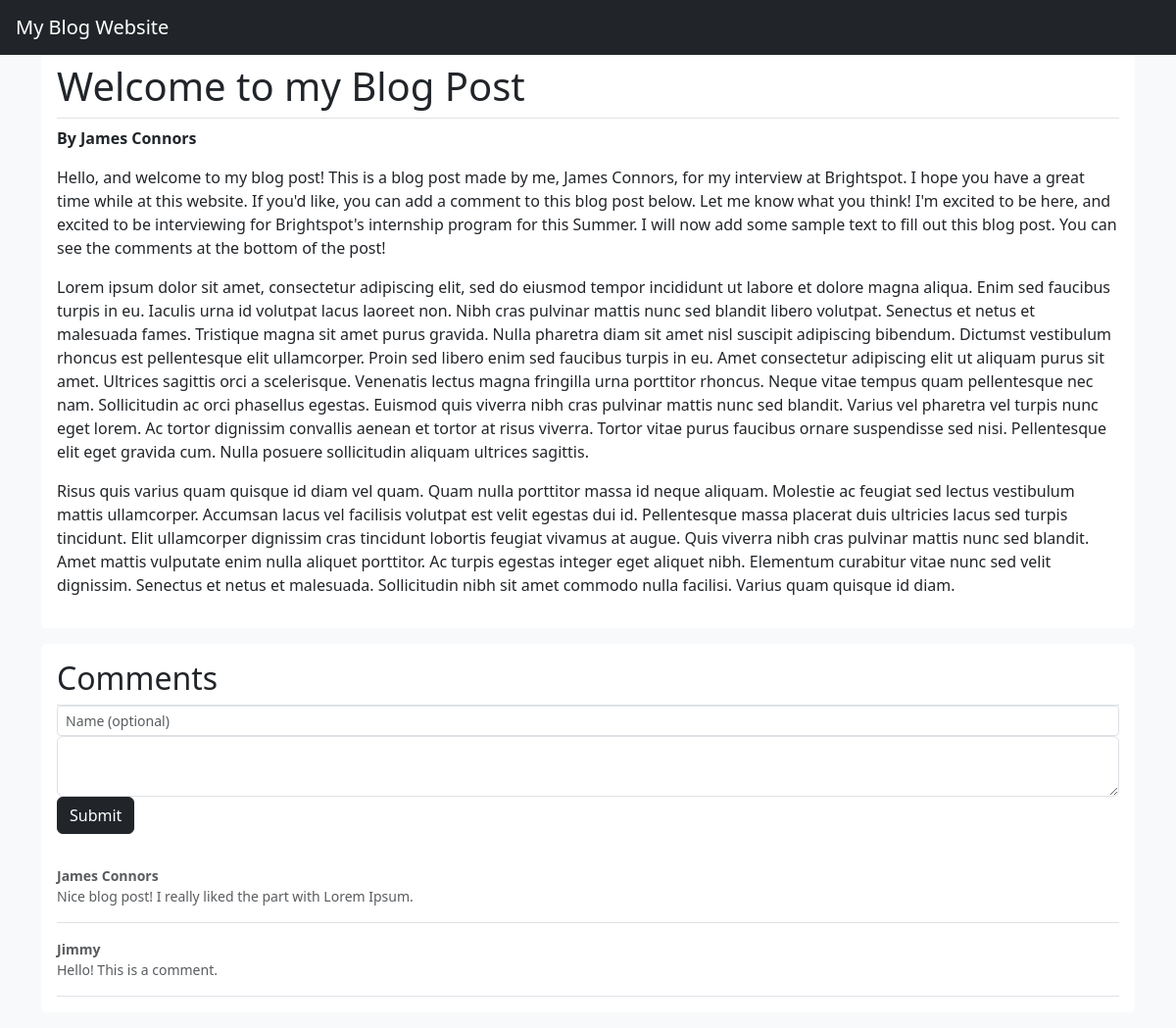
Before: / with the older database file.
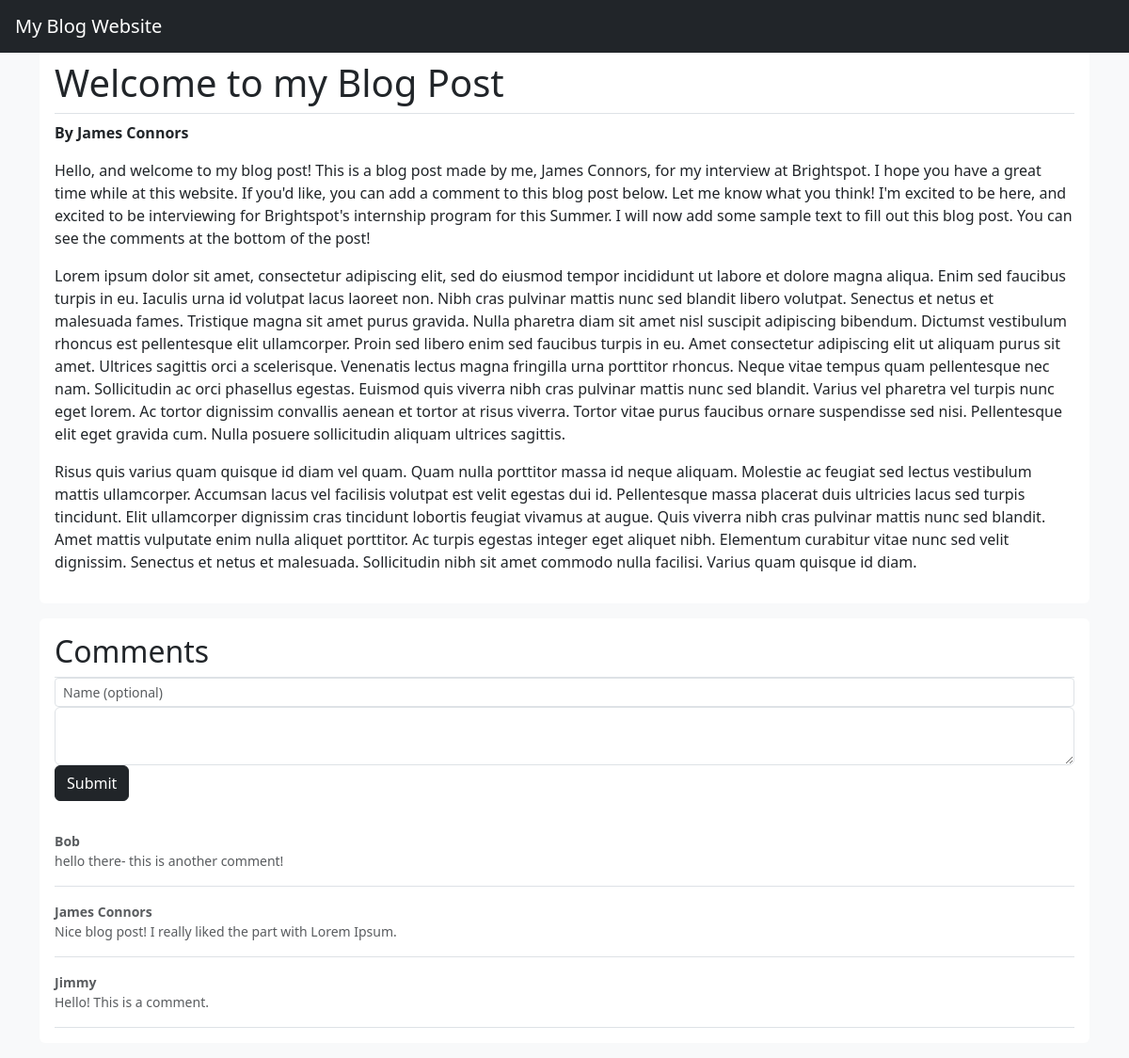
After: the same page with the newer database file.
### blog/models.py (models this page shows)
class BlogPost(models.Model):
    article_title = models.CharField(max_length=200)
    article_text = models.TextField(max_length=5000)
    article_author = models.CharField(max_length=100)

class Comment(models.Model):
    comment_author = models.CharField(max_length=100, default="anonymous")
    comment_text = models.CharField(max_length=1000)

### blog/views.py (the view)
# urls.py: path('',views.blogPost, name='blogPost'),
def blogPost(request):
    blog = BlogPost.objects.all()[0]
    comments = reversed(Comment.objects.all())
    return render(request, 'blog/blogPost.html', {"blog_post":blog, "comments":comments})

### blog/templates/blog/blogPost.html (shortened to what this page needs)
{% extends 'blog/base.html' %}
{% block content %}
<main role="main" class="container">
<div class= "my-3 p-3 bg-white rounded box-shadow">
    <h1 class="border-bottom border-gray pb-2 mb-2">{{blog_post.article_title}}</h1>
    <strong class="d-block text-gray-dark">By {{blog_post.article_author}}</strong>
    <p>{{blog_post.article_text | linebreaks}}</p>
</div>
<div class= "my-3 p-3 bg-white rounded box-shadow">
    <h2 class="border-bottom border-gray pb-2 mb-0">Comments</h2>
    <form action="{% url 'blog:inputComment' %}" method="POST">
            <div class="form-group">
                <input type="text" id="commentAuthor" class="form-control form-control-sm" name="commentAuthor" placeholder="Name (optional)" />
            </div>
        <div class="form-group">
            <textarea class = "form-control" id="commentText" rows="2" name="commentText" placeholder="Comment"> </textarea>
        </div>
        <button type="submit" class="btn btn-dark">Submit</button>
    </form>
    {% for comment in comments %}
    <div class="media text text-muted pt-3">
        <p class="media-body pb-3 mb-0 small 1h-125 border-bottom border-gray">
            <strong class="d-block text-gray-dark">{{comment.comment_author}}</strong>
            {{comment.comment_text}}
        </p>
    {% endfor %}
</div>
</main>
{% endblock %}

### blog/templates/blog/base.html (shortened to what this page needs)
<html>
{% load static %}
{% load bootstrap5 %}
{% bootstrap_css %}
<link rel="stylesheet" type="text/css" href="{% static 'blog/style.css' %}">
<head>
</head>
<body class= "bg-light">
    <header>
        <nav class="navbar navbar-dark bg-dark fixed-top">
            <a class="navbar-brand mx-3" href="{% url 'blog:blogPost' %}"> My Blog Website </a>
        </nav>
    </header>
    <div id="content" name="content" class="mt-5">
        {% block content %}
        {% endblock %}
    </div>
</body>
</html>

Changed rows visible on the page:
added Comment: comment_author "Bob", comment_text "hello there- this is another comment!"
